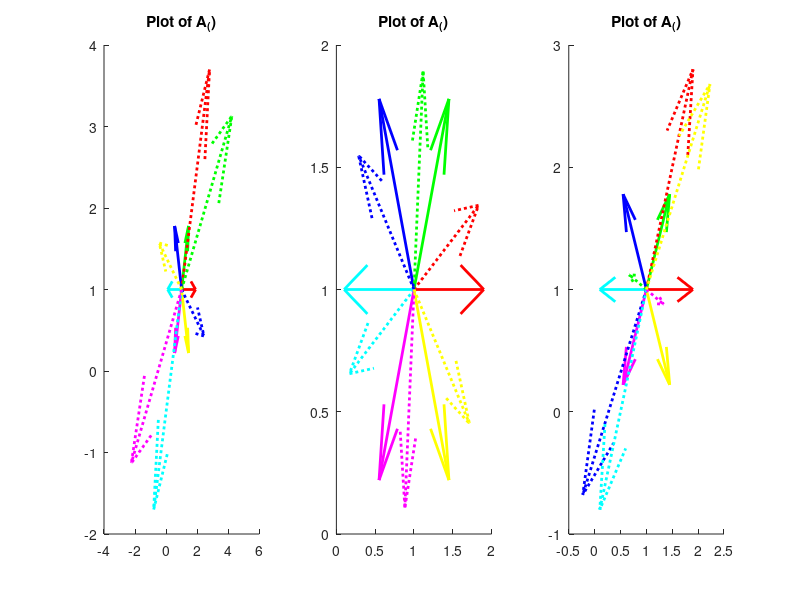

The MATLAB source for this figure:
%% Problem 1
clc, clear, close all;

As = cell(3,1);
As{1} = [2,3;3,1];
tht = pi/8;
As{2} = [cos(tht),-sin(tht);sin(tht),cos(tht)];
As{3} = [1,-1;2,-1];

figure();
hold on;
colors = ['r' 'g' 'b' 'c' 'm' 'y']
nvects = length(colors);
vects = zeros(2,nvects);
for i=1:nvects
    tht = 2*pi*(i-1)/(nvects);
    vects(:,i) = [cos(tht);sin(tht)];
end
for mat=1:3
    subplot(1,3,mat);
    hold on;
    title(['Plot of A_(' mat ')'])
    A = As{mat};
    vects(:,i)
    for i=1:nvects
        quiver(vects(1,i),vects(2,i),colors(i),'LineWidth',2);
    end
    Av = A*vects;
    for i=1:nvects
        quiver(Av(1,i),Av(2,i),[':' colors(i)],'LineWidth',2);
    end
end


%% Problem 5
clc, clear;
A = [2,1;1,-8];

% a.
a = zeros(2);
for i=0:4
    a = a + A^i / factorial(i);
end
a

b = zeros(2);
for i=0:4
    b = b + (-1)^i * A^i / factorial(i);
end
b = b^-1;
b

l1 = -3 - sqrt(36+4*17)/2;
l2 = -3 + sqrt(36+4*17)/2;

dif = exp(l2) - exp(l1);
tot = exp(l2) + exp(l1);
c1 = dif/(l2-l1);
c0 = exp(l1)-c1*l1;

c = [c0+2*c1,c1;c1,c0-8*c1]

[V,D,W] = eig(A);
for i=1:2
    D(i,i) = exp(D(i,i));
end
d = (W'^-1)*D*(W')

e = expm(A)